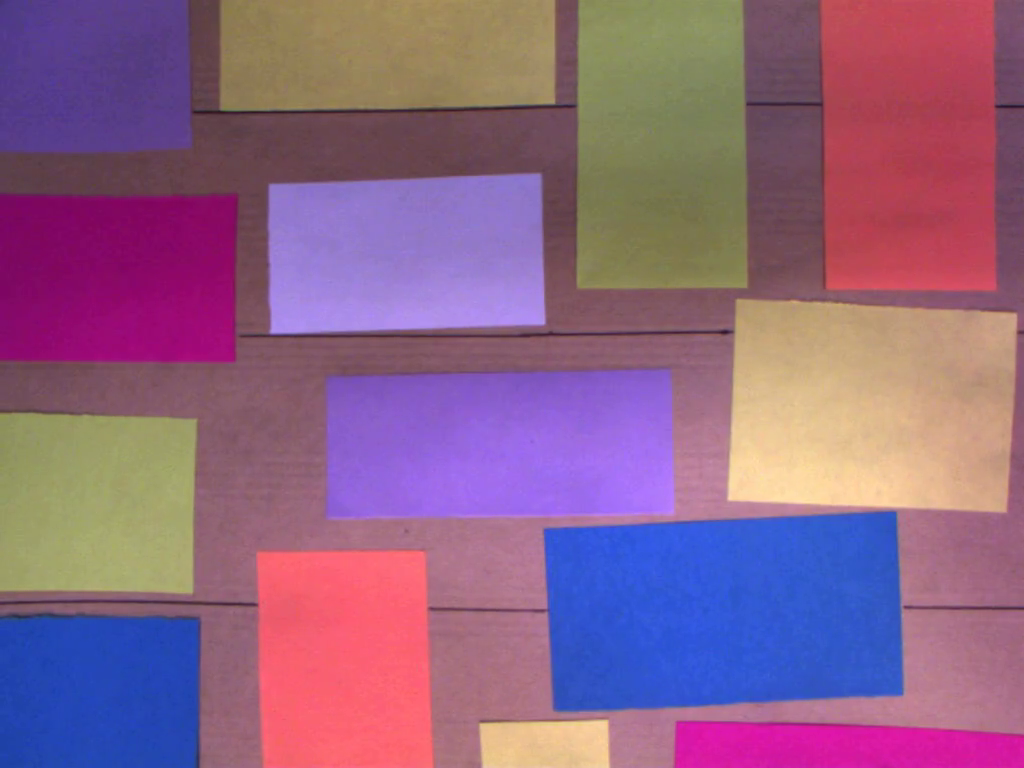
#> input picture frame 11 of paperEval.mp4, 1024 x 768 px
$ python main2.py
#> lines starting #> are read from the running program, lines starting #| are printed output that depends on the picture; after the words box and inside, x2 and y2 are one past the last pixel; in counts of white or black regions, pixels touching at a corner belong together
### Vision 2D/base_functions.py
""""This code contains all the functions for the video processing :
    Color recognition using calibration data
    shape detection
    calculating the surface area of each shape
    """
import cv2
import numpy as np
import pandas as pd


opnv=10
clsnv = 15


#Read the CSV files containing the calibration data for each colors
dfbl=pd.read_csv('files_calibrated/blue.csv')
#> (reads files_calibrated/blue.csv from the repository)
dfor= pd.read_csv('files_calibrated/orange.csv')
#> (reads files_calibrated/orange.csv from the repository)
dfgr= pd.read_csv('files_calibrated/green.csv')
#> (reads files_calibrated/green.csv from the repository)
dfy= pd.read_csv('files_calibrated/yellow.csv')
#> (reads files_calibrated/yellow.csv from the repository)
dfp= pd.read_csv('files_calibrated/pink.csv')
dfpu= pd.read_csv('files_calibrated/purple.csv')
dfwh= pd.read_csv('files_calibrated/white.csv')
dflimits=pd.read_csv('files_calibrated/limits.csv')

##This first part is all abour color recognition
def colorvalues(color):
    #Extract the calibration data from the csv files for each color
    minor= np.array([dfor['hMin'][0],dfor['sMin'][0],dfor['vMin'][0]],np.uint8)
    maxor= np.array([dfor['hMax'][0],dfor['sMax'][0],dfor['vMax'][0]],np.uint8)

    mingr= np.array([dfgr['hMin'][0],dfgr['sMin'][0],dfgr['vMin'][0]],np.uint8)
    maxgr= np.array([dfgr['hMax'][0],dfgr['sMax'][0],dfgr['vMax'][0]],np.uint8)

    minvy= np.array([dfy['hMin'][0],dfy['sMin'][0],dfy['vMin'][0]],np.uint8)
    maxvy= np.array([dfy['hMax'][0],dfy['sMax'][0],dfy['vMax'][0]],np.uint8)

    minvp= np.array([dfp['hMin'][0],dfp['sMin'][0],dfp['vMin'][0]],np.uint8)
    maxvp= np.array([dfp['hMax'][0],dfp['sMax'][0],dfp['vMax'][0]],np.uint8)

    minvpu= np.array([dfpu['hMin'][0],dfpu['sMin'][0],dfpu['vMin'][0]],np.uint8)
    maxvpu= np.array([dfpu['hMax'][0],dfpu['sMax'][0],dfpu['vMax'][0]],np.uint8)

    minwh= np.array([dfwh['hMin'][0],dfwh['sMin'][0],dfwh['vMin'][0]],np.uint8)
    maxwh= np.array([dfwh['hMax'][0],dfwh['sMax'][0],dfwh['vMax'][0]],np.uint8)

    minvbl = np.array([dfbl['hMin'][0],dfbl['sMin'][0],dfbl['vMin'][0]],np.uint8)
    maxvbl= np.array([dfbl['hMax'][0],dfbl['sMax'][0],dfbl['vMax'][0]],np.uint8)

    #Assign the calibration data to the corresponding color
    if color == 'orange':
        return minor, maxor
    elif color == 'green':
        return mingr, maxgr
    elif color == 'yellow':
        return minvy, maxvy
    elif color == 'purple':
        return minvpu, maxvpu
    elif color == 'pink':
        return minvp, maxvp
    elif color == 'blue':
        return minvbl, maxvbl
    elif color == 'white':
        return minwh, maxwh
    # else return error
    else:
        return ('error')
def area_limit(border):
    if border=='1':
        return dflimits['limit1'][0]
    elif border=='2':
        return dflimits['limit2'][0]
    elif border=='3':
        return dflimits['limit3'][0]
    elif border=='4':
        return dflimits['limit4'][0]

#This part is about shape recognition
class color_functions:
    def findContourseOfTheMask(img,mask):
    # Find contours
        contours, hierarchy = cv2.findContours (mask, cv2.RETR_TREE, cv2.CHAIN_APPROX_SIMPLE)
        return contours
    # PLot contours
    # [4 lines left out: function plotContours, not called in this run]

    def findCenter ( img, contours ):
        # Find the center of the contour
        centers=[]
        for cnt in contours:
            M = cv2.moments (cnt)
            cx = int (M ['m10'] / M ['m00'])
            cy = int (M ['m01'] / M ['m00'])
            #save centers in vector
            centers.append([cx,cy])
            cv2.circle (img, (cx, cy), 5, (255, 0, 0), -1)
        return centers,img
    #Plot the center of the contour
    # [8 lines left out: function plotCenter, not called in this run]
    def drawBoxAroundObjectWithMask(img,mask):
        # Find contours
        contours, hierarchy = cv2.findContours (mask, cv2.RETR_TREE, cv2.CHAIN_APPROX_SIMPLE)
        #Draw a rectangle around the contour
        for cnt in contours:
            x, y, w, h = cv2.boundingRect (cnt)
            cv2.rectangle (img, (x, y), (x + w, y + h), (0, 255, 0), 2)
        return img
    #The different filters used next aim to improve the contour/shape recognition
    def eroding_image(img,ker):
        kernel = np.ones (( ker, ker ), np.uint8 )
        erosion = cv2.erode (img, kernel, iterations = 1)
        return erosion
    def dilate_image(img,ker):
        kernel = np.ones (( ker, ker ), np.uint8 )
        dilate = cv2.dilate(img, kernel, iterations=1)
        return dilate
    def opening_image(img,ker):
        kernel = np.ones (( ker, ker ), np.uint8 )
        opening = cv2.morphologyEx(img, cv2.MORPH_OPEN, kernel)
        return opening
    def closing_image(img,ker):
        kernel = np.ones (( ker, ker ), np.uint8 )
        closing = cv2.morphologyEx(img, cv2.MORPH_CLOSE, kernel)
        return closing
    def writeTextInTheCenterOfTheContour(img,contours,text,offset):
        # Find the center of the contour
        for cnt in contours:
            M = cv2.moments(cnt)
            cx = int (M ['m10'] / M ['m00'])
            cy = int (M ['m01'] / M ['m00'])
            cv2.putText (img, text, (cx, cy+offset), cv2.FONT_ITALIC, 0.6, (0, 0, 0), 2, cv2.LINE_AA)
        return img

    #function to find the height and width of the image
    def findsector(img,contours):
        #obtain height and width of the image
        height, width = img.shape[:2]
        sectorv=[]
        #if centre of the contour is in the middle of the image then the object is in the middle of the image
        for cnt in contours:
            M = cv2.moments (cnt)
            cx = int (M ['m10'] / M ['m00'])
            cy = int (M ['m01'] / M ['m00'])
            if cy<=area_limit('4')*height/4 and cy>=area_limit('3')*height/4:
                sector=1
            if cy<=area_limit('3')*height/4 and cy>=area_limit('2')*height/4:
                sector=2
            if cy<=area_limit('2')*height/4 and cy>=area_limit('1')*height/4:
                sector=3
            if cy<=area_limit('1')*height/4 and cy>=0*height/4:
                sector=4
            #put,text in image
            print(cy)
            cv2.putText (img, str(sector), (cx, cy+20), cv2.FONT_ITALIC, 0.6, (0, 0, 0), 2, cv2.LINE_AA)
            ## appen sector in sectorv
            sectorv.append(sector)
        return sectorv,img

class detection_color:
    # [8 lines left out: function __init__, not called in this run]
    def colori(hsvimage, minv, maxv, dil, ero, opn, clsn):
        full_mask = cv2.inRange(hsvimage, minv, maxv)

        # call eroding from class color_functions
        full_mask=color_functions.eroding_image(full_mask,ero)

        # call dilate from class color_functions
        full_mask=color_functions.dilate_image(full_mask,dil)

        full_mask=color_functions.opening_image(full_mask,opn)

        full_mask=color_functions.closing_image(full_mask,clsn)

        # call findContourseOfTheMask from class color_functions
        contours=color_functions.findContourseOfTheMask(hsvimage,full_mask)
        return full_mask , contours

def processImage(img1):
    ##create image
    image = img1
    #Convert image from BGR to HSV
    hsvimage = cv2.cvtColor(image, cv2.COLOR_BGR2HSV)

    ###############Orange########################
    countourscounter=[]
    colorcounter=[]
    sectorcounter=[]
    ############To find the region of the center################
    ## Size of the image

    ############################

    minvor,maxvor =colorvalues('orange')
    dilor=20
    eroor=10

    full_maskor,contoursor=detection_color.colori(hsvimage, minvor, maxvor, dilor, eroor, opnv, clsnv)

    ## find centers
    ### centersor is the position of the center of the contours
    ## call findcenter from class color_functions
    centersor,imgor=color_functions.findCenter(image,contoursor)
    text="Orange"

    ## call writeTextInTheCenterOfTheContour from class color_functions
    imgor=color_functions.writeTextInTheCenterOfTheContour(imgor,contoursor,text,0)
    ##plot centers

    #call findsector from class color_functions
    sectorvor,image=color_functions.findsector(image,contoursor)
    print("sectorvorange",sectorvor)
    #put sector in the center of the contour
    ## save centersor in countourscounter
    countourscounter.append(centersor)
    colorcounter.append("Orange")
    sectorcounter.append(sectorvor)

    #call drawBoxAroundObjectWithMask from class color_functions
    imaux=color_functions.drawBoxAroundObjectWithMask(image,full_maskor)

    ###############################################
    ####################Green###################
    minvgr,maxvgr =colorvalues('green')

    dilgr=25
    erogr=6

    full_maskgr,contoursgr=detection_color.colori(hsvimage, minvgr, maxvgr, dilgr, erogr, opnv, clsnv)
    kernel=np.ones((100,100),np.uint8)
    full_maskgr = cv2.morphologyEx(full_maskgr, cv2.MORPH_OPEN, kernel)

    ## call findcenter from class color_functions
    centersgr,imggr=color_functions.findCenter(image,contoursgr)

    text="Green"

    ## call writeTextInTheCenterOfTheContour from class color_functions
    imggr=color_functions.writeTextInTheCenterOfTheContour(imggr,contoursgr,text,0)

    #call findsector from class color_functions
    sectorvgr, image=color_functions.findsector(image,contoursgr)

    #call drawBoxAroundObjectWithMask from class color_functions
    imaux=color_functions.drawBoxAroundObjectWithMask(imaux,full_maskgr)
    print("sectorvgreen",sectorvgr)
    ## appen centersor in countourscounter
    countourscounter.append(centersgr)
    colorcounter.append("Green")
    sectorcounter.append(sectorvgr)

    #####################
    ###############yellow###################
    minvy,maxvy =colorvalues('yellow')
    dily=25
    eroy=6

    full_maskoy,contoursy=detection_color.colori(hsvimage, minvy, maxvy, dily, eroy, opnv, clsnv)

    ## call findcenter from class color_functions
    centersy,imgy=color_functions.findCenter(image,contoursy)
    text="Yellow"

    ## call writeTextInTheCenterOfTheContour from class color_functions
    imgy=color_functions.writeTextInTheCenterOfTheContour(imgy,contoursy,text,0)

    #call findsector from class color_functions
    sectorvy, image=color_functions.findsector(image,contoursy)
    ## save centersor in countourscounter
    countourscounter.append(centersy)
    colorcounter.append("Yellow")
    sectorcounter.append(sectorvy)

    #call drawBoxAroundObjectWithMask from class color_functions
    imaux=color_functions.drawBoxAroundObjectWithMask(imaux,full_maskoy)

    ###############Pink###################
    minvp,maxvp =colorvalues('pink')
    dilp=10
    erop=2

    full_maskpk,contourspk=detection_color.colori(hsvimage, minvp, maxvp, dilp, erop, opnv, clsnv)

    ## call findcenter from class color_functions
    centerspk,imgpk=color_functions.findCenter(image,contourspk)
    text="Pink"

    ## call writeTextInTheCenterOfTheContour from class color_functions
    imgpk=color_functions.writeTextInTheCenterOfTheContour(imgpk,contourspk,text,0)

    #call findsector from class color_functions
    sectorvpk, image=color_functions.findsector(image,contourspk)
    countourscounter.append(centerspk)
    colorcounter.append("Pink")
    sectorcounter.append(sectorvpk)

    #call drawBoxAroundObjectWithMask from class color_functions
    imaux=color_functions.drawBoxAroundObjectWithMask(imaux,full_maskpk)

    ##############Purple####################
    minvpu,maxvpu =colorvalues('purple')
    dilpu=20
    eropu=10

    full_maskpu,contourspu=detection_color.colori(hsvimage, minvpu, maxvpu, dilpu, eropu, opnv, clsnv)
    ## call findcenter from class color_functions
    centerspu,imgpu=color_functions.findCenter(image,contourspu)
    text="Purple"

    ## call writeTextInTheCenterOfTheContour from class color_functions
    imgpu=color_functions.writeTextInTheCenterOfTheContour(imgpu,contourspu,text,0)

    #call findsector from class color_functions
    sectorvpu, image=color_functions.findsector(image,contourspu)
    countourscounter.append(centerspu)
    colorcounter.append("Purple")
    sectorcounter.append(sectorvpu)

    #call drawBoxAroundObjectWithMask from class color_functions
    imaux=color_functions.drawBoxAroundObjectWithMask(imaux,full_maskpu)

    ##################Blue######################
    minvbl,maxvbl =colorvalues('blue')
    dily=15
    eroy=10

    full_maskbl,contoursbl=detection_color.colori(hsvimage, minvbl, maxvbl, dily, eroy, opnv, clsnv)

    ## call findcenter from class color_functions
    centersbl,imgbl=color_functions.findCenter(image,contoursbl)
    text="Blue"

    ## call writeTextInTheCenterOfTheContour from class color_functions
    imgbl=color_functions.writeTextInTheCenterOfTheContour(imgbl,contoursbl,text,0)

    #call findsector from class color_functions
    sectorvbl, image=color_functions.findsector(image,contoursbl)
    countourscounter.append(centersbl)
    colorcounter.append("Blue")
    sectorcounter.append(sectorvbl)

    #call drawBoxAroundObjectWithMask from class color_functions
    imaux=color_functions.drawBoxAroundObjectWithMask(imaux,full_maskbl)

    ####################White###################
    minwh,maxwh =colorvalues('white')
    dilwh=20
    erowh=5

    full_maskwh,contourswh=detection_color.colori(hsvimage, minwh, maxwh, dilwh, erowh, opnv, clsnv)
    ## call findcenter from class color_functions
    centerswh,imgwh=color_functions.findCenter(image,contourswh)
    text="White"
    imgwh=color_functions.writeTextInTheCenterOfTheContour(imgwh,contourswh,text,0)
    sectorvwh, image=color_functions.findsector(image,contourswh)
    countourscounter.append(centerswh)
    colorcounter.append("White")
    sectorcounter.append(sectorvwh)
    imaux=color_functions.drawBoxAroundObjectWithMask(imaux,full_maskwh)

    # size of the list countourscounter
    #convert countourscounter to numpy array
    countourscounter1=np.array(countourscounter)
    #append countourcounter lists to a list
    listcentersx=[]
    listcentersy=[]
    listcolor=[]
    listsector=[]
    #for to countourscounter
    counter=0
    for i in range(len(countourscounter)):
        for j in range(len(countourscounter[i])):
            counter=counter+1
            listcentersx.append(countourscounter[i][j][0])
            listcentersy.append(countourscounter[i][j][1])
            listcolor.append(colorcounter[i])
            listsector.append(sectorcounter[i][j])

            print('The centers are')
            print(countourscounter[i][j])
            text=str(counter)
            center=countourscounter[i][j]
            cv2.putText (imaux, text, (center[0]+20, center[1]+20), cv2.FONT_ITALIC, 0.6, (255, 255, 255), 2, cv2.LINE_AA)

    maskx=full_maskpu
    return maskx, imaux, listcentersx, listcentersy, listcolor, listsector

### Vision 2D/main2.py
import cv2
import numpy as np
import pandas as pd
from base_functions import *
#call the video to process
cap = cv2.VideoCapture('paperEval.mp4')
#show results on the processed video with shapes and color recognition
out=cv2.VideoWriter('result_output.avi',cv2.VideoWriter_fourcc(*'DIVX'), 15, (640,480))
counterframe=1
while(cap.isOpened()):
    ret, frame = cap.read()
#> frame is the input picture: shape (768, 1024, 3); mean B, G, R 132.4, 99.4, 142.7
    # Eliminate shadows and noise
    frame = cv2.medianBlur(frame, 5)

    if ret==True:
        maskx, imaux, listcentersx, listcentersy, listcolor, listsector = processImage(frame)
#> in opening_image, `opening = cv2.morphologyEx(img, cv2.MORPH_OPEN, kernel)`:
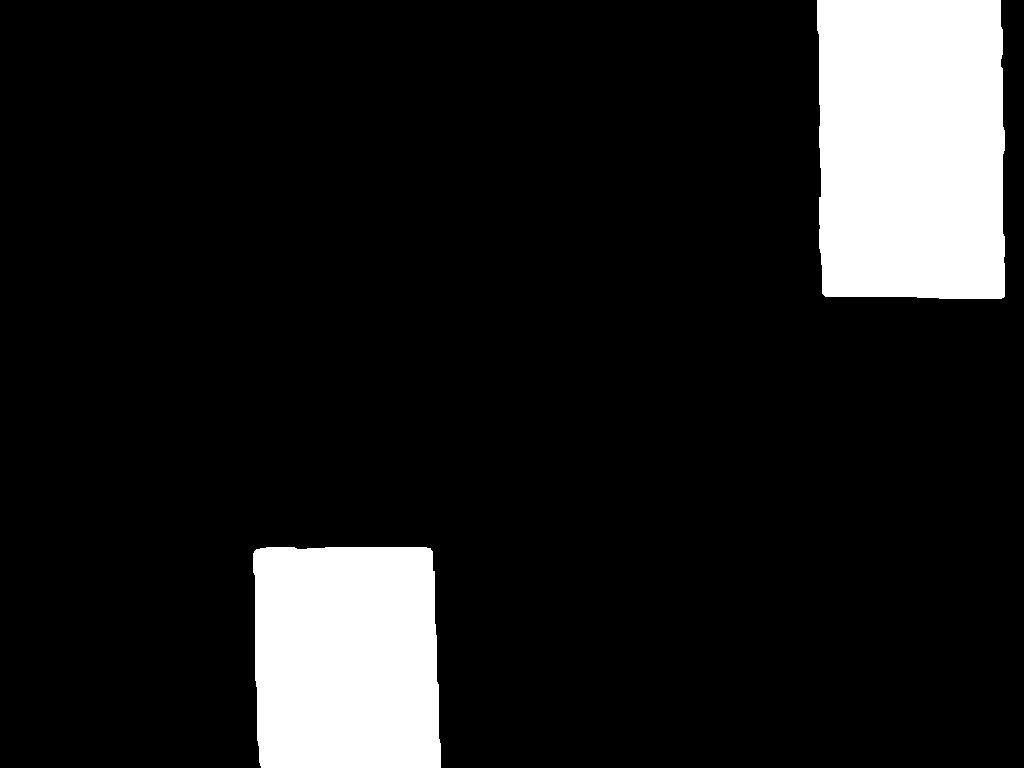
#> opening: shape (768, 1024); 12% white; 2 white regions, box (x1, y1, x2, y2) and area: (817, 0, 1005, 299) 54719, (253, 547, 441, 768) 39985
#> in findContourseOfTheMask, `contours, hierarchy = cv2.findContours (mask, cv2.RETR_TREE, cv2.CHAIN..`: contours = 2 contours; box (x1, y1, x2, y2) and area: (817, 0, 1005, 299) 54272, (253, 547, 441, 768) 39604
#> in processImage, `full_maskor,contoursor=detection_color.colori(hsvimage, minvor, maxvor..`: contoursor has the same summary as contours in findContourseOfTheMask
#> the loop in findCenter, `for cnt in contours:` made 2 passes
#> (cx, cy) on passes 1 to 2: (345, 657), (911, 148)
#> after the loop in findCenter, `for cnt in contours:`: centers = [[345, 657], [911, 148]]
#> the loop in writeTextInTheCenterOfTheContour, `for cnt in contours:` made 2 passes
#> after the loop in writeTextInTheCenterOfTheContour, `for cnt in contours:`:
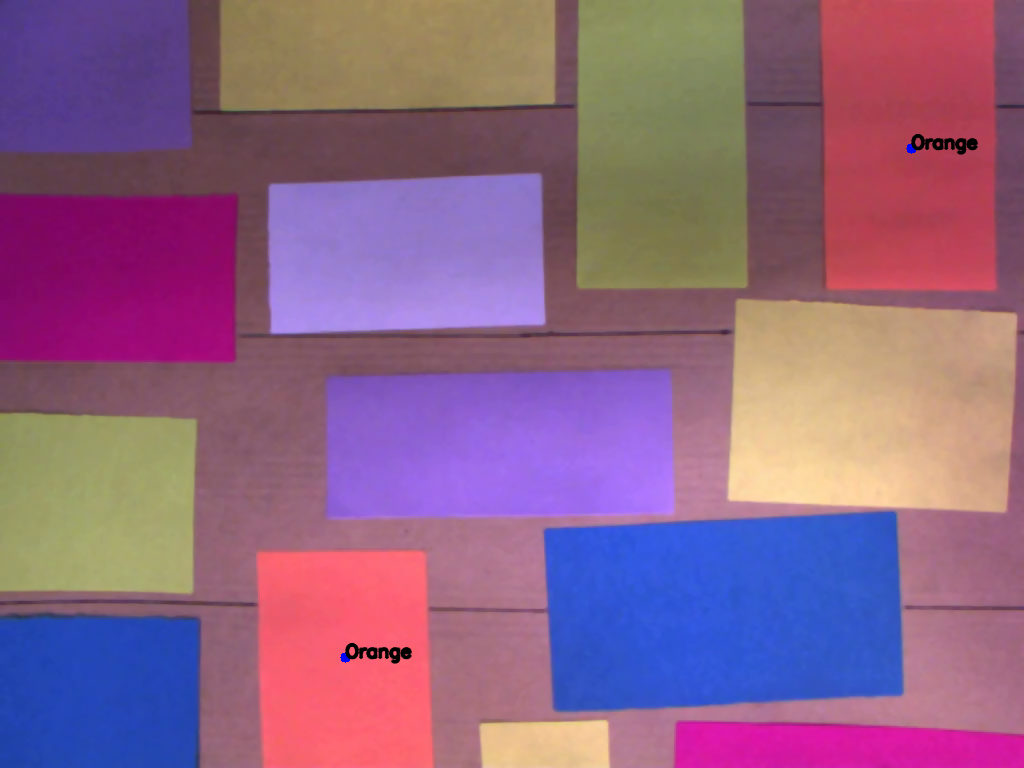
#> img: shape (768, 1024, 3); mean B, G, R 132.3, 99.3, 142.4
#> the loop in findsector, `for cnt in contours:` made 2 passes
#> (cx, cy, sector) on passes 1 to 2: (345, 657, 1), (911, 148, 4)
#> (printed output is left out)
#> after the loop in findsector, `for cnt in contours:`: sectorv = [1, 4]
#| sectorvorange [1, 4]
#> the loop in drawBoxAroundObjectWithMask, `for cnt in contours:` made 2 passes
#> (x, y, w, h) on passes 1 to 2: (253, 547, 188, 221), (817, 0, 188, 299)
#> after the loop in drawBoxAroundObjectWithMask, `for cnt in contours:`:
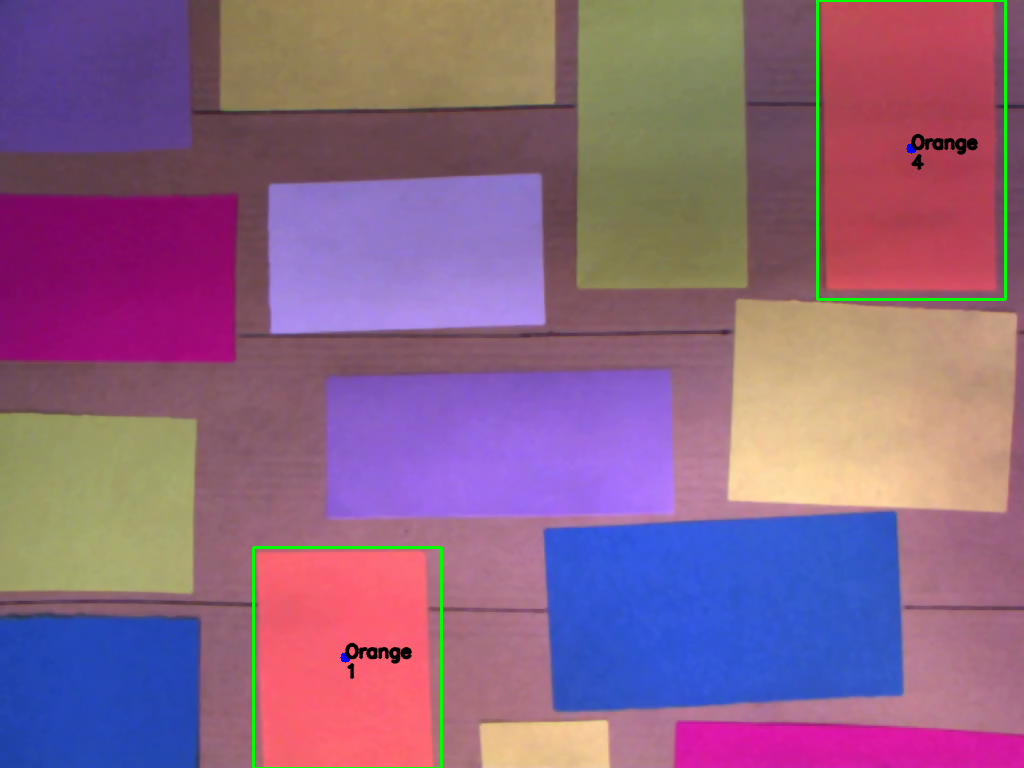
#> img: shape (768, 1024, 3); mean B, G, R 131.6, 100.3, 141.5
#> call 2 of colori, with minv = array of shape (3,), maxv = array of shape (3,), dil = 25, ero = 6, opn = 10, clsn = 15
#> in colori (call 2), `full_mask = cv2.inRange(hsvimage, minv, maxv)`:
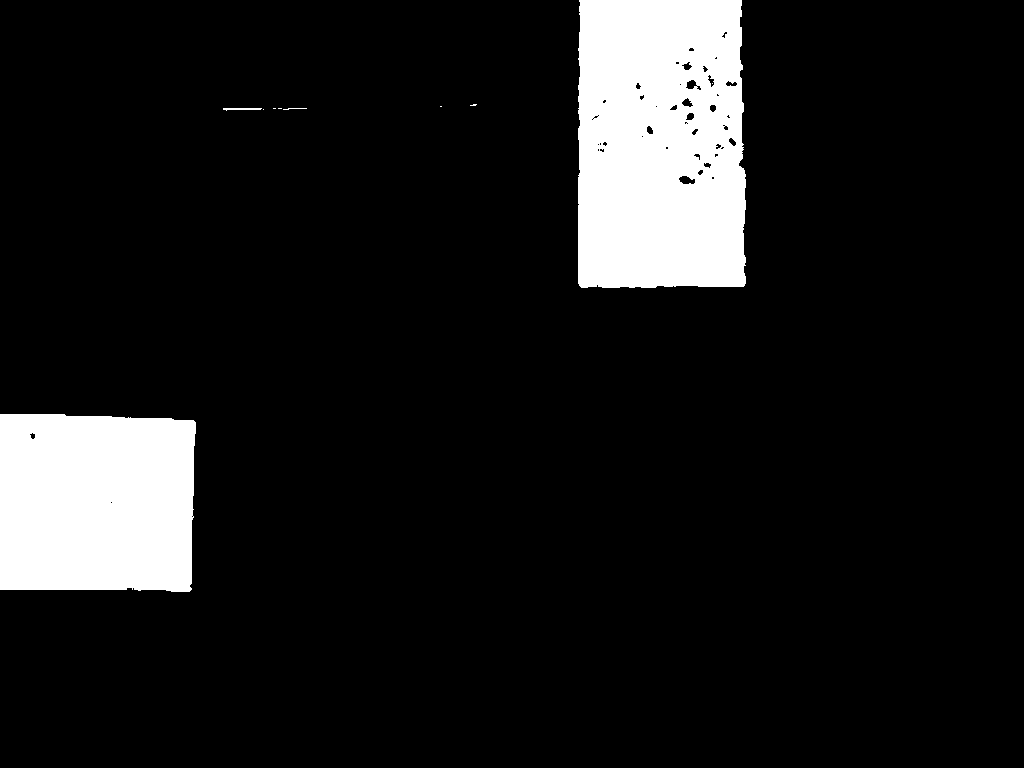
#> full_mask: shape (768, 1024); 10.2% white; 10 white regions (6 under 20 px), largest, box (x1, y1, x2, y2) and area: (578, 0, 746, 288) 46420, (0, 414, 196, 592) 33579, (223, 108, 262, 111) 78, (283, 108, 307, 110) 25
#> (the rest of the program and of its run is left out)
